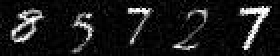
#> input picture inl1_to_students_python/ocr_project/datasets/short1/im1.jpg, 140 x 28 px (shown 2 times larger)
$ python -i assignment1.py   (imports and definitions only)
#> lines starting #> are read from the running program, lines starting #| are printed output that depends on the picture; after the words box and inside, x2 and y2 are one past the last pixel; in counts of white or black regions, pixels touching at a corner belong together
#> further down, picture is the input picture: shape (28, 140); min 0, max 255, mean 25.7
#!/usr/bin/env python3
# -*- coding: utf-8 -*-
"""
Created on Tue Feb 13 11:37:56 2024

@author: magnuso
"""

import os
import matplotlib.pyplot as plt
import numpy as np
from skimage import morphology
from skimage.measure import label, regionprops

from benchmarking.benchmark_assignment1 import benchmark_assignment1

def im2segment(im):
    # Thresholding process with np.where function.
    threshold = 40 # This value was determined through trial and error.
    thresholded_im = np.where(im > threshold, 1, 0)
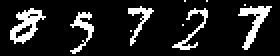
#> thresholded_im: shape (28, 140) int64 (shown 2 times larger); values 0 (black) and 1 (white), 13.4% white in thin lines or dots

    # Removing small objects below 5 pixels, with built in skimage.morphology function.
    cleaned_image = morphology.remove_small_objects(thresholded_im.astype(bool), min_size=5)
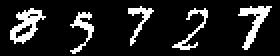
#> cleaned_image: shape (28, 140) bool (shown 2 times larger); 13.2% white in thin lines or dots, all inside (x1, y1, x2, y2) = (5, 3, 136, 27)

    # Labelling the digits, using 8-connectivity not 4 because this gave better results.
    # Then extracting properties of labeled image regions with skimage.measure.regionprops function.
    labels = label(cleaned_image, connectivity=2)
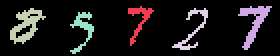
#> labels: shape (28, 140) int32 (shown 2 times larger); 6 distinct labels, from 0 to 5; one colour per label, 0 black
    regions = regionprops(labels)
#> regions = 5 regions; box (x1, y1, x2, y2) and area: (5, 4, 23, 22) 147, (119, 3, 136, 25) 128, (35, 6, 47, 27) 86, (86, 4, 104, 25) 84, (64, 3, 77, 23) 74

    segments = []

    # This is performed for each region that we have.
    for region in regions:
        # Extract coordinates of bounding box with built in region property bbox.
        min_row, min_col, max_row, max_col = region.bbox

        # Create same size image.
        segment = np.zeros_like(im)

        # Applies the label mask to set all other regions EXCEPT where the label matches to 0.
        segment[min_row:max_row, min_col:max_col] = im[min_row:max_row, min_col:max_col] * (labels[min_row:max_row, min_col:max_col] == region.label)

        # Stores x-coordinate for reorganization since they are not in the same order.
        segments.append((min_col, segment))
#> this loop made 5 passes
#> (min_row, min_col, max_row, max_col) on passes 1 to 5: (3, 64, 23, 77), (3, 119, 25, 136), (4, 5, 22, 23), (4, 86, 25, 104), (6, 35, 27, 47)
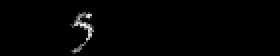
#> segment: shape (28, 140) (shown 2 times larger); min 0, max 255, mean 2.8
#> after the loop, segments = 5 items

    # Reorganizies by x-coordinate, and removes tuple.
    segments.sort(key=lambda x: x[0])
    segments = [segment for _, segment in segments]

    return segments


# [30 lines not run here, left out]

>>> import cv2
>>> picture = cv2.imread('datasets/short1/im1.jpg', cv2.IMREAD_GRAYSCALE)
>>> result = im2segment(picture)
#> result = 5 items
